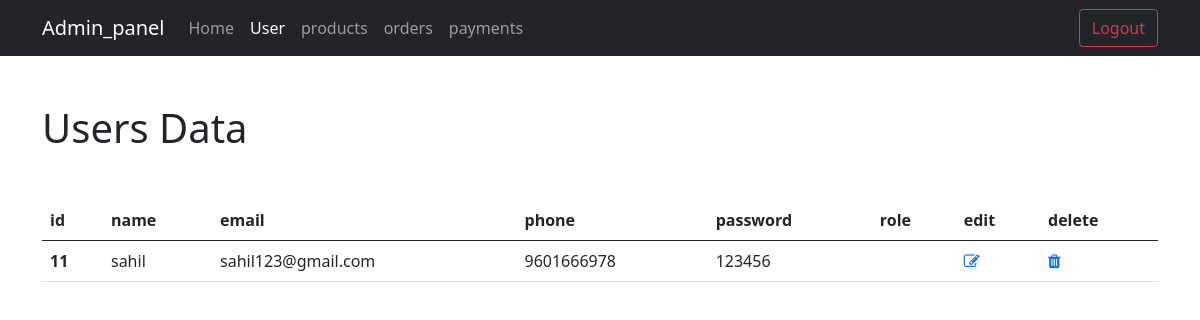
The app's page /admin_panel/user.php with its own data.
### tables this page shows
CREATE TABLE `register` (
  `rid` int(20) NOT NULL,
  `name` varchar(30) NOT NULL,
  `email` varchar(30) NOT NULL,
  `phone` bigint(11) NOT NULL,
  `gst` varchar(225) NOT NULL,
  `password` varchar(8) NOT NULL,
  `address` varchar(225) NOT NULL,
  `date` datetime NOT NULL DEFAULT current_timestamp()
);

### admin_panel/user.php (the view, shortened to what this page needs)
<?php
$conn=mysqli_connect("localhost","root","","automative_mechatronics");
$select = "SELECT * FROM register";
$selectData = mysqli_query($conn,$select);
$rid=$_GET['updateid'];
$select_update="SELECT * FROM register WHERE rid='$rid'";
$selectUpdate=mysqli_query($conn,$select_update);
?>
<!doctype html>
<html lang="en">
  <head>
    <link href="https://cdn.jsdelivr.net/npm/bootstrap@5.0.2/dist/css/bootstrap.min.css" rel="stylesheet">
    <link rel="stylesheet" href="https://cdnjs.cloudflare.com/ajax/libs/font-awesome/4.7.0/css/font-awesome.min.css">
  </head>
  <body>
    <nav class="navbar navbar-expand-lg navbar-dark bg-dark">
        <div class="container">
          <a class="navbar-brand" href="#">Admin_panel</a>
          <div class="collapse navbar-collapse" id="navbarSupportedContent">
            <ul class="navbar-nav me-auto mb-2 mb-lg-0">
              <li class="nav-item">
                <a class="nav-link" aria-current="page" href="home.php">Home</a>
              </li>
              <li class="nav-item">
                <a class="nav-link active" href="user.php">User</a>
              </li>
              <li class="nav-item">
                <a class="nav-link" href="products.php">products</a>
              </li>
              <li class="nav-item">
                <a class="nav-link" href="orders.php">orders</a>
              </li>
              <li class="nav-item">
                <a class="nav-link" href="payments.php">payments</a>
              </li>
            </ul>
            <form class="d-flex">
              <a href="logout.php"> <button class="btn btn-outline-danger" type="submit">Logout</button></a>
            </form>
          </div>
        </div>
      </nav>
    <div class="container mt-5">
    <h1 class='my-5'>Users Data</h1>
    <?php
    if($_GET['updateid'])
    {
    ?>
    <form method="post">
    <?php
    if(mysqli_num_rows($selectUpdate))
    {
      while($sel_update=mysqli_fetch_assoc($selectUpdate))
      {
        ?>
        <div class="mb-3">
            <label for="formGroupExampleInput" class="form-label">Change name</label>
            <input type="text" class="form-control" id="formGroupExampleInput" name="name" value="<?php echo $sel_update['name']; ?>">
        </div>
        <div class="mb-3">
            <label for="formGroupExampleInput" class="form-label">Change email</label>
            <input type="text" class="form-control" id="formGroupExampleInput" name="email" value="<?php echo $sel_update['email']; ?>">
        </div>
        <div class="mb-3">
            <label for="formGroupExampleInput" class="form-label">Change phone number</label>
            <input type="text" class="form-control" id="formGroupExampleInput" name="phone" value="<?php echo $sel_update['phone']; ?>">
        </div>
        <div class="mb-3">
            <label for="formGroupExampleInput" class="form-label">Change password</label>
            <input type="text" class="form-control" id="formGroupExampleInput" name="password" value="<?php echo $sel_update['password']; ?>">
        </div>
        <div class="menu_setting mb-3" style="float:right;">
            <button type="submit" class="btn btn-outline-primary px-4" name="update">submit</button>
        </div>
        <?php
      }
    }
    ?>
    </form>
    <?php
    }else{
    ?>
      <table class="table">
    <thead>
        <tr>
        <th scope="col">id</th>
        <th scope="col">name</th>
        <th scope="col">email</th>
        <th scope="col">phone</th>
        <th scope="col">password</th>
        <th scope="col">role</th>
        <th>edit</th>
        <th>delete</th>
        </tr>
    </thead>
    <tbody>
        <?php
    if(mysqli_num_rows($selectData))
    {
      while($row=mysqli_fetch_assoc($selectData))
      {
        ?>
        <tr>
        <th><?php echo $row['rid']; ?></th>
        <td><?php echo $row['name']; ?></td>
        <td><?php echo $row['email']; ?></td>
        <td><?php echo $row['phone']; ?></td>
        <td><?php echo $row['password']; ?></td>
        <td><?php echo $row['role']; ?></td>
        <td><a href="user.php?updateid=<?php echo $row['rid']; ?>"><i class="fa fa-edit"></i></a></td>
        <td><a href="user.php?deleteid=<?php echo $row['rid']; ?>" onclick="return confirm('Are you sure you want to delete this item?');"><i class="fa fa-trash"></i></a></td>
        </tr>
        <?php
         }
        }
        ?>
    </tbody>
    </table>
    <?php
    }
    ?>
    </div>
  </body>
</html>

### records on screen
register: rid "11", name "sahil", email "sahil123@gmail.com", phone "9601666978", password "123456"
